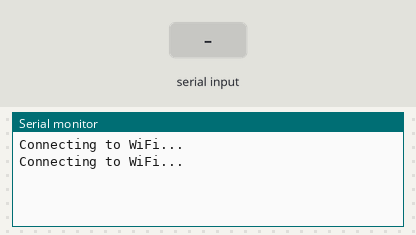
Simulated run of this sketch. Board: ESP8266 (NodeMCU). On the bench: the last lines printed to the serial monitor. The inputs (shaded band) are chosen by the test bench. WiFi joins after 1.5 s; servers stay silent unless stated.

Above: at 3.2 s.
3.3 s: "90,45\n" received over Serial
At 4.3 s:
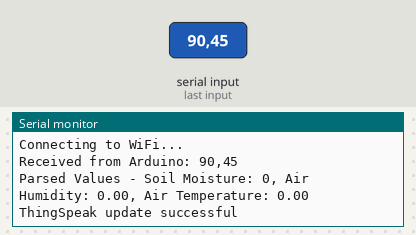
4.8 s: "5\n" received over Serial
At 5.03 s:
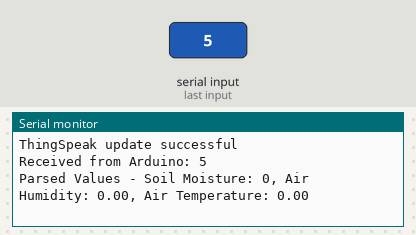

Measured:
- after the input at 3.3 s, the serial monitor: prints a new line at once (image 1)
- after the input at 4.8 s, the serial monitor: prints a new line at once (image 2)

The sketch:

espcode.ino
```cpp
#include <SoftwareSerial.h>
#include <ThingSpeak.h>
 #include<ESP8266WiFi.h>
#define esp8266 Serial
WiFiClient client;


const char* ssid = ".";
const char* password = "12345678";
const char* thingspeakAPIKey = "NE9FVTU9W33DEIZP";
const unsigned long channelID = 2339007;  // Replace with your ThingSpeak Channel ID

void setup() {
  Serial.begin(9600);
  esp8266.begin(9600);

  ThingSpeak.begin(client);  // Initialize ThingSpeak library

  WiFi.begin(ssid, password);
  while (WiFi.status() != WL_CONNECTED) {
    delay(1000);
    Serial.println("Connecting to WiFi...");
  }
}

void loop() {
  if (esp8266.available() > 0) {
    String data = esp8266.readStringUntil('\n');
    Serial.println("Received from Arduino: " + data);

    // Parse data into separate values
    int soilMoisture;
    float airTemperature, airHumidity;
    sscanf(data.c_str(), "SM=%d%%&AH=%f%%&AT=%f°C", &soilMoisture, &airHumidity, &airTemperature);

    Serial.print("Parsed Values - Soil Moisture: ");
    Serial.print(soilMoisture);
    Serial.print(", Air Humidity: ");
    Serial.print(airHumidity);
    Serial.print(", Air Temperature: ");
    Serial.println(airTemperature);


    // Send data to ThingSpeak
    ThingSpeak.setField(1, soilMoisture);
    ThingSpeak.setField(2, airHumidity);
    ThingSpeak.setField(3, airTemperature);
    ThingSpeak.writeFields(channelID, thingspeakAPIKey);


    Serial.println("ThingSpeak update successful");
  }
}
```
